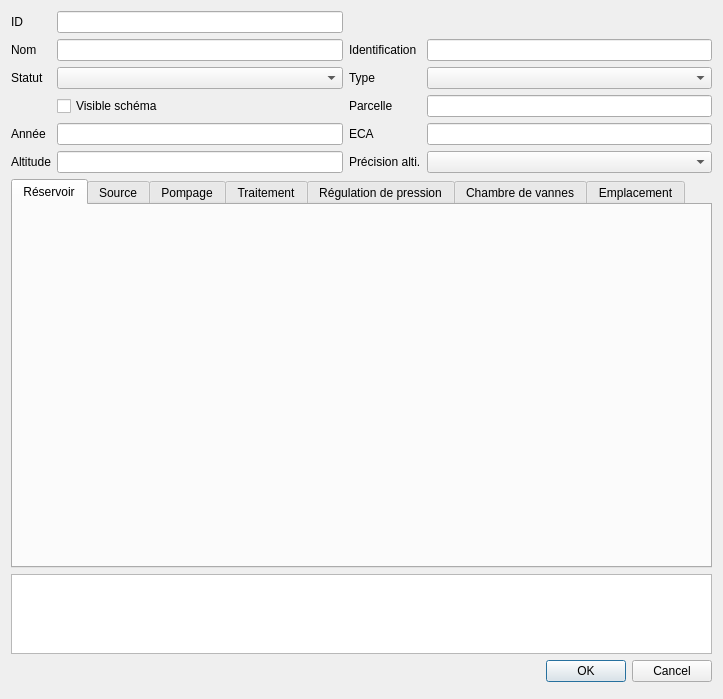
<?xml version="1.0" encoding="UTF-8"?>
<ui version="4.0">
 <class>Dialog</class>
 <widget class="QDialog" name="Dialog">
  <property name="geometry">
   <rect>
    <x>0</x>
    <y>0</y>
    <width>723</width>
    <height>699</height>
   </rect>
  </property>
  <property name="windowTitle">
   <string>Ouvrages</string>
  </property>
  <property name="windowOpacity">
   <double>1.000000000000000</double>
  </property>
  <layout class="QGridLayout" name="gridLayout">
   <item row="1" column="1">
    <widget class="QLineEdit" name="id">
     <property name="readOnly">
      <bool>true</bool>
     </property>
    </widget>
   </item>
   <item row="1" column="0">
    <widget class="QLabel" name="label">
     <property name="text">
      <string>ID</string>
     </property>
    </widget>
   </item>
   <item row="8" column="0" colspan="4">
    <widget class="QTabWidget" name="tabWidget">
     <property name="currentIndex">
      <number>0</number>
     </property>
     <widget class="QWidget" name="tab">
      <attribute name="title">
       <string>Réservoir</string>
      </attribute>
      <layout class="QGridLayout" name="gridLayout_3">
       <item row="0" column="0">
        <widget class="QWidget" name="widget" native="true">
         <property name="qgisRelation" stdset="0">
          <string>relation_installationbuilding_tank</string>
         </property>
        </widget>
       </item>
      </layout>
     </widget>
     <widget class="QWidget" name="tab_3">
      <attribute name="title">
       <string>Source</string>
      </attribute>
      <layout class="QGridLayout" name="gridLayout_5">
       <item row="0" column="0">
        <widget class="QWidget" name="widget_4" native="true">
         <property name="qgisRelation" stdset="0">
          <string>relation_installationbuilding_source</string>
         </property>
        </widget>
       </item>
      </layout>
     </widget>
     <widget class="QWidget" name="tab_4">
      <attribute name="title">
       <string>Pompage</string>
      </attribute>
      <layout class="QGridLayout" name="gridLayout_4">
       <item row="0" column="0">
        <widget class="QWidget" name="widget_2" native="true">
         <property name="qgisRelation" stdset="0">
          <string>relation_installationbuilding_pump</string>
         </property>
        </widget>
       </item>
      </layout>
     </widget>
     <widget class="QWidget" name="tab_5">
      <attribute name="title">
       <string>Traitement</string>
      </attribute>
      <layout class="QGridLayout" name="gridLayout_6">
       <item row="0" column="0">
        <widget class="QWidget" name="widget_5" native="true">
         <property name="qgisRelation" stdset="0">
          <string>relation_installationbuilding_treatment</string>
         </property>
        </widget>
       </item>
      </layout>
     </widget>
     <widget class="QWidget" name="tab_6">
      <attribute name="title">
       <string>Régulation de pression</string>
      </attribute>
      <layout class="QGridLayout" name="gridLayout_7">
       <item row="0" column="0">
        <widget class="QWidget" name="widget_6" native="true">
         <property name="qgisRelation" stdset="0">
          <string>relation_installationbuilding_pressurecontrol</string>
         </property>
        </widget>
       </item>
      </layout>
     </widget>
     <widget class="QWidget" name="tab_2">
      <attribute name="title">
       <string>Chambre de vannes</string>
      </attribute>
      <layout class="QGridLayout" name="gridLayout_2">
       <item row="0" column="0">
        <widget class="QWidget" name="widget_7" native="true">
         <property name="qgisRelation" stdset="0">
          <string>relation_installationbuilding_chamber</string>
         </property>
        </widget>
       </item>
      </layout>
     </widget>
     <widget class="QWidget" name="tab_7">
      <attribute name="title">
       <string>Emplacement</string>
      </attribute>
      <layout class="QGridLayout" name="gridLayout_8">
       <item row="0" column="0">
        <layout class="QVBoxLayout" name="verticalLayout">
         <item>
          <widget class="QListWidget" name="fk_locationtype"/>
         </item>
        </layout>
       </item>
      </layout>
     </widget>
    </widget>
   </item>
   <item row="10" column="0" colspan="4">
    <widget class="QDialogButtonBox" name="buttonBox">
     <property name="orientation">
      <enum>Qt::Horizontal</enum>
     </property>
     <property name="standardButtons">
      <set>QDialogButtonBox::Cancel|QDialogButtonBox::Ok</set>
     </property>
    </widget>
   </item>
   <item row="3" column="1">
    <widget class="QComboBox" name="fk_status"/>
   </item>
   <item row="3" column="0">
    <widget class="QLabel" name="label_8">
     <property name="text">
      <string>Statut</string>
     </property>
    </widget>
   </item>
   <item row="2" column="0">
    <widget class="QLabel" name="label_2">
     <property name="text">
      <string>Nom</string>
     </property>
    </widget>
   </item>
   <item row="6" column="1">
    <widget class="QLineEdit" name="altitude"/>
   </item>
   <item row="4" column="1">
    <widget class="QCheckBox" name="schema_visible">
     <property name="layoutDirection">
      <enum>Qt::LeftToRight</enum>
     </property>
     <property name="text">
      <string>Visible schéma</string>
     </property>
    </widget>
   </item>
   <item row="11" column="0">
    <widget class="QWidget" name="widget_3" native="true"/>
   </item>
   <item row="2" column="1">
    <widget class="QLineEdit" name="name"/>
   </item>
   <item row="5" column="0">
    <widget class="QLabel" name="label_5">
     <property name="text">
      <string>Année</string>
     </property>
    </widget>
   </item>
   <item row="5" column="2">
    <widget class="QLabel" name="label_7">
     <property name="text">
      <string>ECA</string>
     </property>
    </widget>
   </item>
   <item row="6" column="3">
    <widget class="QComboBox" name="fk_precisionalti"/>
   </item>
   <item row="5" column="1">
    <widget class="QLineEdit" name="year"/>
   </item>
   <item row="6" column="2">
    <widget class="QLabel" name="label_9">
     <property name="text">
      <string>Précision alti.</string>
     </property>
    </widget>
   </item>
   <item row="4" column="2">
    <widget class="QLabel" name="label_6">
     <property name="text">
      <string>Parcelle</string>
     </property>
    </widget>
   </item>
   <item row="9" column="0" colspan="4">
    <widget class="QPlainTextEdit" name="remark">
     <property name="maximumSize">
      <size>
       <width>16777215</width>
       <height>80</height>
      </size>
     </property>
     <property name="tabStopWidth">
      <number>80</number>
     </property>
    </widget>
   </item>
   <item row="5" column="3">
    <widget class="QLineEdit" name="eca"/>
   </item>
   <item row="6" column="0">
    <widget class="QLabel" name="label_10">
     <property name="text">
      <string>Altitude</string>
     </property>
    </widget>
   </item>
   <item row="4" column="3">
    <widget class="QLineEdit" name="parcel"/>
   </item>
   <item row="3" column="3">
    <widget class="QComboBox" name="fk_type"/>
   </item>
   <item row="3" column="2">
    <widget class="QLabel" name="label_3">
     <property name="text">
      <string>Type</string>
     </property>
    </widget>
   </item>
   <item row="2" column="3">
    <widget class="QLineEdit" name="identification"/>
   </item>
   <item row="2" column="2">
    <widget class="QLabel" name="label_4">
     <property name="text">
      <string>Identification</string>
     </property>
    </widget>
   </item>
  </layout>
 </widget>
 <resources/>
 <connections>
  <connection>
   <sender>buttonBox</sender>
   <signal>accepted()</signal>
   <receiver>Dialog</receiver>
   <slot>accept()</slot>
   <hints>
    <hint type="sourcelabel">
     <x>248</x>
     <y>254</y>
    </hint>
    <hint type="destinationlabel">
     <x>157</x>
     <y>274</y>
    </hint>
   </hints>
  </connection>
  <connection>
   <sender>buttonBox</sender>
   <signal>rejected()</signal>
   <receiver>Dialog</receiver>
   <slot>reject()</slot>
   <hints>
    <hint type="sourcelabel">
     <x>316</x>
     <y>260</y>
    </hint>
    <hint type="destinationlabel">
     <x>286</x>
     <y>274</y>
    </hint>
   </hints>
  </connection>
 </connections>
</ui>
